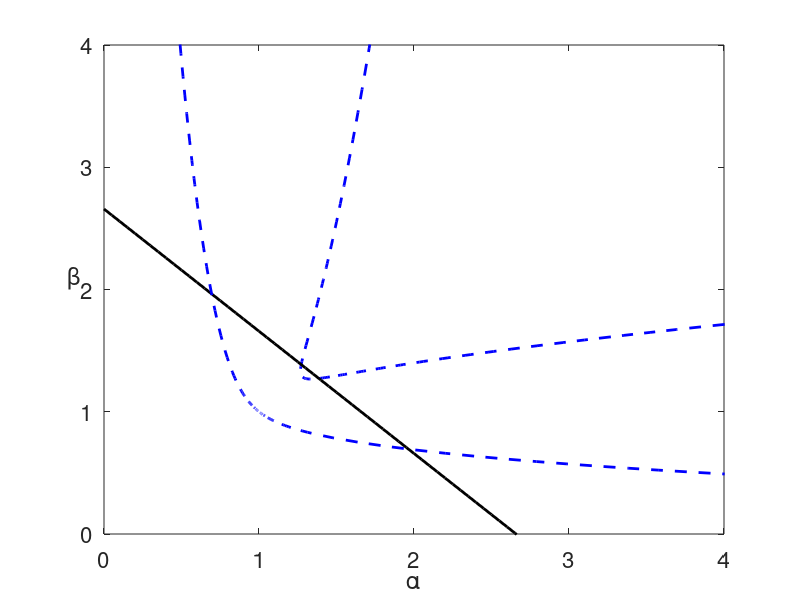

The MATLAB script that drew this image:

%%% Locus of Bifurcations for the May-Leonard with mutations
%--------------------------

clear; clc; close all

mu = 0.03;
a = (0:0.05:3);
b = (-6*mu-2)/(6*mu-1)-a;

par_cusp = csvread('Cusp.csv');  % From AUTO file in folder Figure2/mlm_cusp_RegionB
par_cusp2= csvread('Cusp2.csv'); %From Autoo file in folder mlm_Cusp2_RegionA
par_cusp3= csvread('Cusp3.csv');

figure(1)
plot(par_cusp(:,1),par_cusp(:,2),'b--','LineWidth',2)
set(gca,'FontSize',16)

hold on
plot(a,b,'k','LineWidth',2)
plot(par_cusp2(:,1),par_cusp2(:,2),'b--','LineWidth',2)
plot(par_cusp3(:,1),par_cusp3(:,2),'b--','LineWidth',2)

hold off
axis([0 4 0 4])
xlabel('\alpha')
ylabel('\beta','rotation',0)

